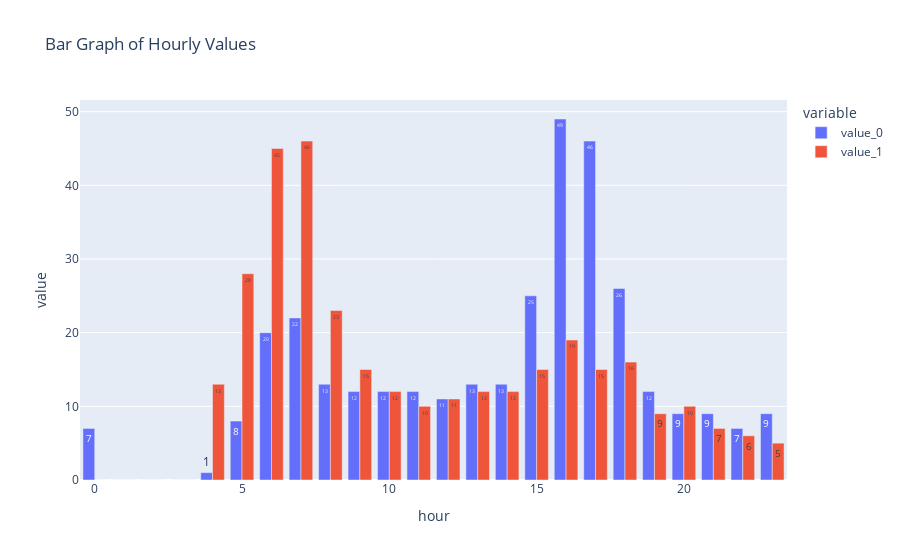

Notebook code cell kept with this figure:
### Code cell
hourly_times
#  hourly_times[f'{timeA.hour}_{train["direction_id"]}']
hourly_times_df = pd.DataFrame(list(hourly_times.items()), columns=["hour", "value"])


# Split the lists in the 'value' column into separate columns
df_split = hourly_times_df["value"].apply(pd.Series)

# Rename the new columns
df_split.columns = ["value_0", "value_1"]

# Concatenate the new columns back with the 'hour' column
hourly_times_df = pd.concat([hourly_times_df["hour"], df_split], axis=1)


hourly_times_df["hour"] = hourly_times_df["hour"].astype(int)
hourly_times_df.sort_values(by='hour')
hourly_times_df = hourly_times_df.set_index("hour").reindex(range(24), fill_value=0).reset_index()
fig = px.bar(hourly_times_df, 
             x="hour", 
             y=["value_0", "value_1"],
              title="Bar Graph of Hourly Values",
              text_auto=True,
              barmode="group")

# # Show the figure
fig.show()
hourly_times_df

### Figure 1 — Plotly figure (JSON) as saved in the notebook; plotly's stock layout.template omitted (floating-point values rounded to 4 significant figures)
{"data": [{"alignmentgroup": "True", "hovertemplate": "variable=value_0<br>hour=%{x}<br>value=%{y}<extra></extra>", "legendgroup": "value_0", "marker": {"color": "#636efa", "pattern": {"shape": ""}}, "name": "value_0", "offsetgroup": "value_0", "orientation": "v", "showlegend": true, "textposition": "auto", "texttemplate": "%{y}", "type": "bar", "x": [0, 1, 2, 3, 4, 5, 6, 7, 8, 9, 10, 11, 12, 13, 14, 15, 16, 17, 18, 19, 20, 21, 22, 23], "xaxis": "x", "y": [7, 0, 0, 0, 1, 8, 20, 22, 13, 12, 12, 12, 11, 13, 13, 25, 49, 46, 26, 12, 9, 9, 7, 9], "yaxis": "y"}, {"alignmentgroup": "True", "hovertemplate": "variable=value_1<br>hour=%{x}<br>value=%{y}<extra></extra>", "legendgroup": "value_1", "marker": {"color": "#EF553B", "pattern": {"shape": ""}}, "name": "value_1", "offsetgroup": "value_1", "orientation": "v", "showlegend": true, "textposition": "auto", "texttemplate": "%{y}", "type": "bar", "x": [0, 1, 2, 3, 4, 5, 6, 7, 8, 9, 10, 11, 12, 13, 14, 15, 16, 17, 18, 19, 20, 21, 22, 23], "xaxis": "x", "y": [0, 0, 0, 0, 13, 28, 45, 46, 23, 15, 12, 10, 11, 12, 12, 15, 19, 15, 16, 9, 10, 7, 6, 5], "yaxis": "y"}], "layout": {"barmode": "group", "legend": {"title": {"text": "variable"}, "tracegroupgap": 0}, "title": {"text": "Bar Graph of Hourly Values"}, "xaxis": {"anchor": "y", "domain": [0, 1], "title": {"text": "hour"}}, "yaxis": {"anchor": "x", "domain": [0, 1], "title": {"text": "value"}}}}
